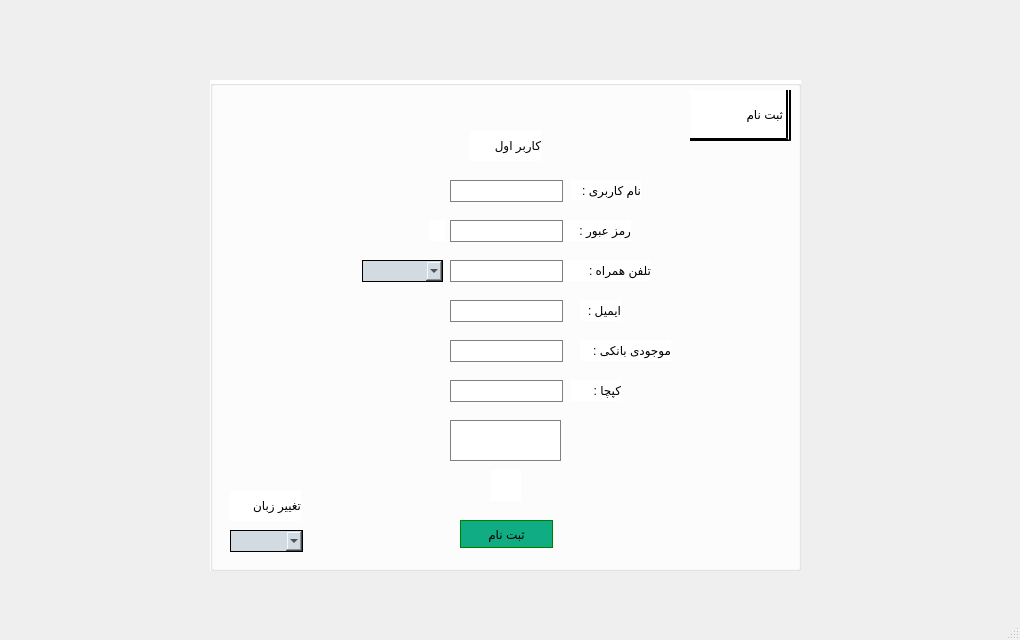
<?xml version="1.0" encoding="UTF-8"?>
<ui version="4.0">
 <class>bazi4nafare</class>
 <widget class="QMainWindow" name="bazi4nafare">
  <property name="geometry">
   <rect>
    <x>0</x>
    <y>0</y>
    <width>1020</width>
    <height>640</height>
   </rect>
  </property>
  <property name="windowTitle">
   <string>MainWindow</string>
  </property>
  <widget class="QWidget" name="centralwidget">
   <widget class="QGroupBox" name="groupBox">
    <property name="geometry">
     <rect>
      <x>210</x>
      <y>80</y>
      <width>591</width>
      <height>491</height>
     </rect>
    </property>
    <property name="styleSheet">
     <string notr="true">background-color : white ;</string>
    </property>
    <property name="title">
     <string/>
    </property>
    <widget class="QLabel" name="Enrol_lab">
     <property name="geometry">
      <rect>
       <x>480</x>
       <y>10</y>
       <width>101</width>
       <height>51</height>
      </rect>
     </property>
     <property name="styleSheet">
      <string notr="true">border-right : 5px double black ;
border-left : none ;
border-top : none ;
border-bottom :3px solid black ;
font: 25pt &quot;B Arshia&quot;;</string>
     </property>
     <property name="text">
      <string>ثبت نام</string>
     </property>
    </widget>
    <widget class="QLabel" name="num_lab">
     <property name="geometry">
      <rect>
       <x>260</x>
       <y>50</y>
       <width>71</width>
       <height>31</height>
      </rect>
     </property>
     <property name="styleSheet">
      <string notr="true">border : none; 
font: 10pt &quot;B Sara&quot;;</string>
     </property>
     <property name="text">
      <string>کاربر اول</string>
     </property>
    </widget>
    <widget class="QLabel" name="username_lab">
     <property name="geometry">
      <rect>
       <x>360</x>
       <y>100</y>
       <width>71</width>
       <height>20</height>
      </rect>
     </property>
     <property name="text">
      <string>نام کاربری :</string>
     </property>
    </widget>
    <widget class="QLineEdit" name="lineEdit_username">
     <property name="geometry">
      <rect>
       <x>240</x>
       <y>100</y>
       <width>113</width>
       <height>22</height>
      </rect>
     </property>
     <property name="styleSheet">
      <string notr="true">border : 1px solid grey ;
</string>
     </property>
    </widget>
    <widget class="QLabel" name="password_lab">
     <property name="geometry">
      <rect>
       <x>340</x>
       <y>140</y>
       <width>81</width>
       <height>21</height>
      </rect>
     </property>
     <property name="text">
      <string>رمز عبور :</string>
     </property>
    </widget>
    <widget class="QLineEdit" name="lineEdit_password">
     <property name="geometry">
      <rect>
       <x>240</x>
       <y>140</y>
       <width>113</width>
       <height>22</height>
      </rect>
     </property>
     <property name="styleSheet">
      <string notr="true">border : 1px solid grey ;
</string>
     </property>
    </widget>
    <widget class="QPushButton" name="pushButton_eye_4">
     <property name="geometry">
      <rect>
       <x>220</x>
       <y>140</y>
       <width>16</width>
       <height>21</height>
      </rect>
     </property>
     <property name="styleSheet">
      <string notr="true">border : none;
image: url(:/eyeicon.png);</string>
     </property>
     <property name="text">
      <string/>
     </property>
    </widget>
    <widget class="QPushButton" name="pushButton_eyeline_4">
     <property name="geometry">
      <rect>
       <x>220</x>
       <y>140</y>
       <width>16</width>
       <height>21</height>
      </rect>
     </property>
     <property name="styleSheet">
      <string notr="true">border : none ;
image: url(:/eyeline.jpg);</string>
     </property>
     <property name="text">
      <string/>
     </property>
    </widget>
    <widget class="QLabel" name="phonenum_lab">
     <property name="geometry">
      <rect>
       <x>350</x>
       <y>180</y>
       <width>91</width>
       <height>21</height>
      </rect>
     </property>
     <property name="text">
      <string>تلفن همراه :</string>
     </property>
    </widget>
    <widget class="QLineEdit" name="lineEdit_phonenum">
     <property name="geometry">
      <rect>
       <x>240</x>
       <y>180</y>
       <width>113</width>
       <height>22</height>
      </rect>
     </property>
     <property name="styleSheet">
      <string notr="true">border : 1px solid grey ;
</string>
     </property>
    </widget>
    <widget class="QComboBox" name="comboBox_phone">
     <property name="geometry">
      <rect>
       <x>152</x>
       <y>180</y>
       <width>81</width>
       <height>22</height>
      </rect>
     </property>
     <property name="styleSheet">
      <string notr="true">border : 1px solid black ;
background-color : #d2dae2</string>
     </property>
    </widget>
    <widget class="QLabel" name="email_lab">
     <property name="geometry">
      <rect>
       <x>370</x>
       <y>220</y>
       <width>41</width>
       <height>21</height>
      </rect>
     </property>
     <property name="text">
      <string>ایمیل :</string>
     </property>
    </widget>
    <widget class="QLineEdit" name="lineEdit_email">
     <property name="geometry">
      <rect>
       <x>240</x>
       <y>220</y>
       <width>113</width>
       <height>22</height>
      </rect>
     </property>
     <property name="styleSheet">
      <string notr="true">border : 1px solid grey ;
</string>
     </property>
    </widget>
    <widget class="QLabel" name="balance_lab">
     <property name="geometry">
      <rect>
       <x>370</x>
       <y>260</y>
       <width>91</width>
       <height>21</height>
      </rect>
     </property>
     <property name="text">
      <string>موجودی بانکی :</string>
     </property>
    </widget>
    <widget class="QLineEdit" name="lineEdit_balance">
     <property name="geometry">
      <rect>
       <x>240</x>
       <y>260</y>
       <width>113</width>
       <height>22</height>
      </rect>
     </property>
     <property name="styleSheet">
      <string notr="true">border : 1px solid grey ;
</string>
     </property>
    </widget>
    <widget class="QLabel" name="kapcha_lab">
     <property name="geometry">
      <rect>
       <x>360</x>
       <y>300</y>
       <width>51</width>
       <height>21</height>
      </rect>
     </property>
     <property name="text">
      <string>کپچا :</string>
     </property>
    </widget>
    <widget class="QLineEdit" name="lineEdit__kapcha">
     <property name="geometry">
      <rect>
       <x>240</x>
       <y>300</y>
       <width>113</width>
       <height>22</height>
      </rect>
     </property>
     <property name="styleSheet">
      <string notr="true">border : 1px solid grey ;
</string>
     </property>
    </widget>
    <widget class="QLabel" name="kapcha_show">
     <property name="geometry">
      <rect>
       <x>240</x>
       <y>340</y>
       <width>111</width>
       <height>41</height>
      </rect>
     </property>
     <property name="styleSheet">
      <string notr="true">border : 1px solid grey ;</string>
     </property>
     <property name="text">
      <string/>
     </property>
    </widget>
    <widget class="QPushButton" name="pushButton_generate_kapcha">
     <property name="geometry">
      <rect>
       <x>280</x>
       <y>390</y>
       <width>31</width>
       <height>31</height>
      </rect>
     </property>
     <property name="styleSheet">
      <string notr="true">image : url(:/reseticon.png) ;
border : none;</string>
     </property>
     <property name="text">
      <string/>
     </property>
    </widget>
    <widget class="QPushButton" name="pushButton_Enroll_3">
     <property name="geometry">
      <rect>
       <x>250</x>
       <y>440</y>
       <width>93</width>
       <height>28</height>
      </rect>
     </property>
     <property name="styleSheet">
      <string notr="true">border : 1px solid green ;
background-color : #10ac84 ;</string>
     </property>
     <property name="text">
      <string>ثبت نام</string>
     </property>
    </widget>
    <widget class="QLabel" name="lang_lab_4">
     <property name="geometry">
      <rect>
       <x>20</x>
       <y>410</y>
       <width>71</width>
       <height>31</height>
      </rect>
     </property>
     <property name="styleSheet">
      <string notr="true">font: 10pt &quot;B Sara&quot;;
border : none ;</string>
     </property>
     <property name="text">
      <string>تغییر زبان</string>
     </property>
    </widget>
    <widget class="QComboBox" name="comboBox_Lang_4">
     <property name="geometry">
      <rect>
       <x>20</x>
       <y>450</y>
       <width>73</width>
       <height>22</height>
      </rect>
     </property>
     <property name="styleSheet">
      <string notr="true">border : 1px solid black ;
background-color : #d2dae2</string>
     </property>
    </widget>
   </widget>
  </widget>
  <widget class="QMenuBar" name="menubar">
   <property name="geometry">
    <rect>
     <x>0</x>
     <y>0</y>
     <width>1020</width>
     <height>26</height>
    </rect>
   </property>
  </widget>
  <widget class="QStatusBar" name="statusbar"/>
 </widget>
 <resources/>
 <connections/>
</ui>
